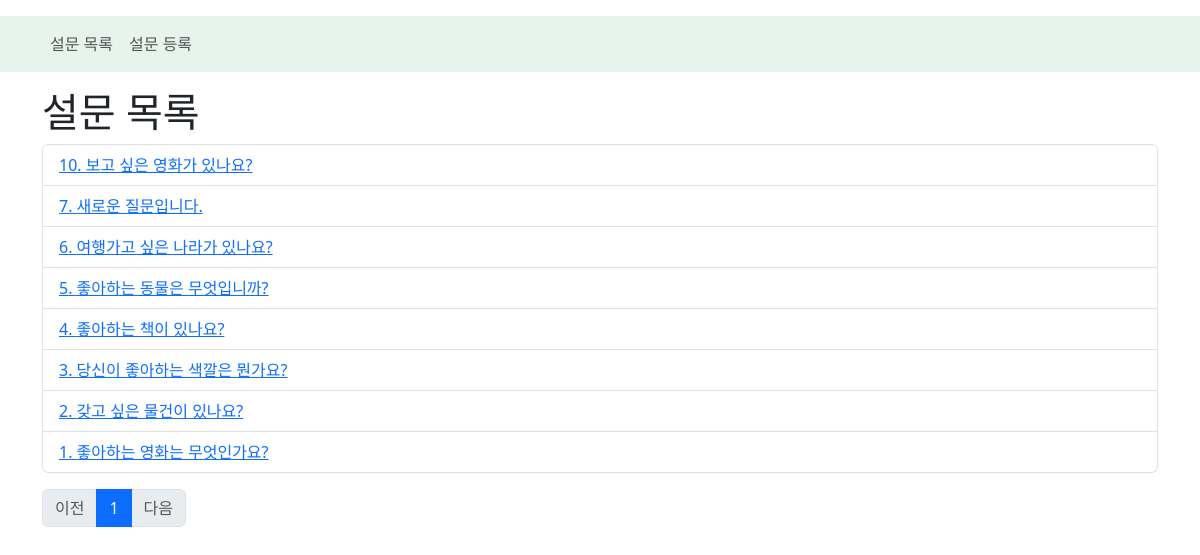
The page /polls/list on the database as committed earlier.
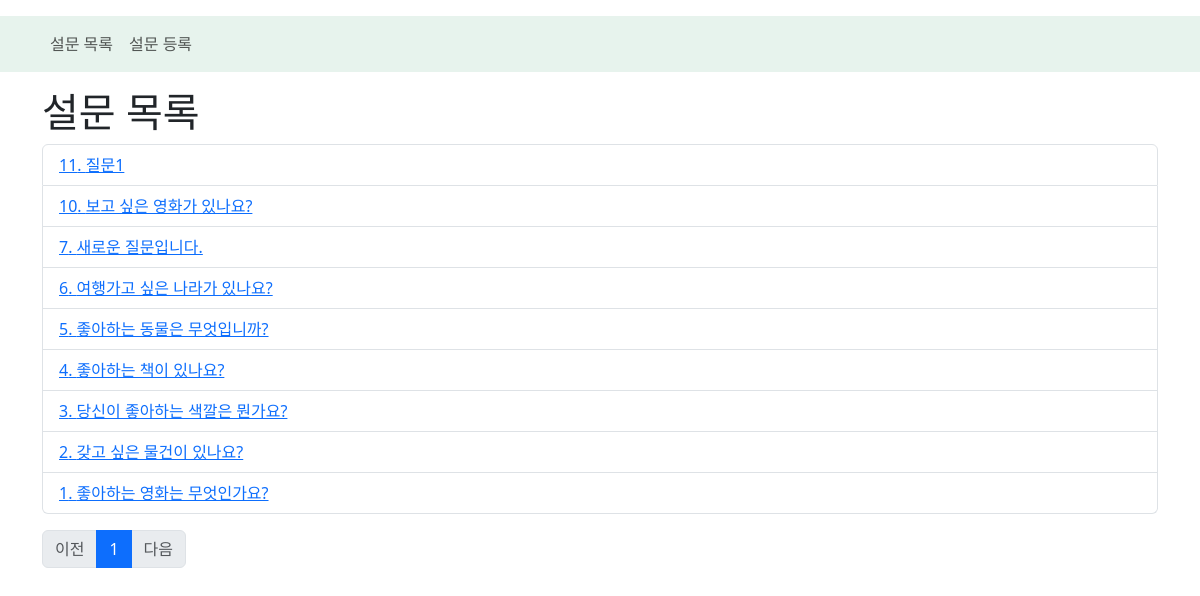
The same page on the database as committed later.
### polls/models.py (models this page shows, shortened)
class Question(models.Model):
    question_text =  models.CharField(max_length=200)  # CharField() -> 문자열 타입 (varchar)
    pub_date = models.DateTimeField(auto_now_add=True)  # Datetime Field: 일시 타입 (datetime, datetime.datetime)

### polls/views.py (the view)
# urls.py: path("list", views.list, name="list"),
def list(request):
    paginate_by = 10       # 한 페이지 당 데이터 개수
    page_group_count = 10  # 페이지 그룹 당 페이지 수
    current_page = int(request.GET.get("page", 1))  # 현재 조회 요청이 들어온 페이지 번호. get 방식의 요청파라미터.
    q_list = Question.objects.all().order_by("-pk")
    pn = Paginator(q_list, paginate_by)
    start_index = int((current_page -1) / page_group_count) * page_group_count
    end_index = start_index + page_group_count
    page_range = pn.page_range[start_index:end_index] # 시작 ~ 끝 페이지 번호 조회
    context_value = {
        "page_range" : page_range,
        "question_list" : pn.page(current_page)   # page 객체 안에 [Question]
    }
    start_page = pn.page(page_range[0])  # 시작 페이지 Page 객체
    end_page = pn.page(page_range[-1])   # 마지막 페이지 Page 객체
    if start_page.has_previous():
        context_value['has_previous'] =  start_page.has_previous()
        context_value["previous_page_number"] = start_page.previous_page_number()
    if end_page.has_next():
        context_value['has_next'] = end_page.has_next()
        context_value['next_page_number'] = end_page.next_page_number()
    return render(request, "polls/list.html", context_value)

### polls/templates/polls/list.html (shortened to what this page needs)
{% extends 'layout/main_layout.html' %}
{% block contents %}
<h1>설문 목록</h1>
<ul class="list-group">
    {% for question in question_list %}
        <li class="list-group-item list-group-item-action">
            <a href="{% url 'polls:vote_form' question.pk %}">
                {{question.pk}}. {{question.question_text}}
            </a>
        </li>
    {% empty %}
        <b>아직 등록된 질문이 없습니다.</b>
    {% endfor %}
</ul>
<ul id="page_group" class="pagination mt-3">
    {% if has_previous %}
        <li class="page-item">
            <a href="{% url 'polls:list' %}?page={{previous_page_number}}" class="page-link">
                이전
            </a>
        </li>
    {% else %}
        <li class="page-item disabled">
            <span class="page-link">이전</span>
        </li>
    {% endif %}
    {% for page_no in page_range %}
        {% if question_list.number == page_no %}
            <li class="page-item active">
                <span class="page-link">{{page_no}}</span>
            </li>
        {% else %}
            <li class="page-item">
                <a href="{% url 'polls:list' %}?page={{page_no}}" class="page-link">{{page_no}}</a>
            </li>
        {% endif %}
    {% endfor %}
    {% if has_next %}
        <li class="page-item">
            <a href="{% url 'polls:list' %}?page={{next_page_number}}" class="page-link">
                다음
            </a>
        </li>
    {% else %}
        <li class="page-item disabled">
            <span class="page-link">다음</span>
        </li>
    {% endif %}
</ul>
{% endblock contents %}

Rows that differ between the two databases and show on the page:
added Question: pk "11", question_text "질문1"
